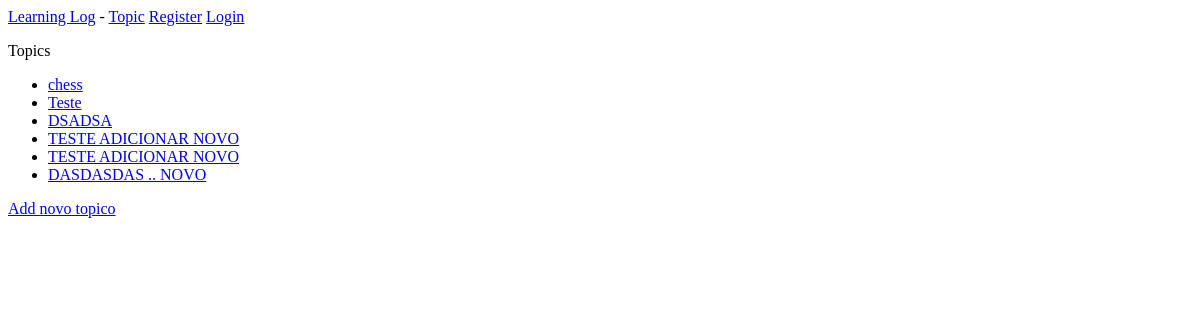
The page /topics/ on the database as committed earlier.
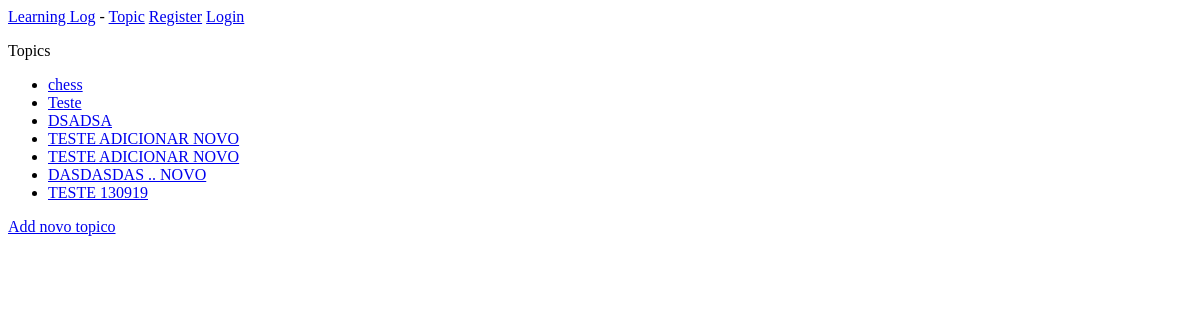
The same page on the database as committed later.
### learning_logs/models.py (models this page shows)
class Topic(models.Model):
    entry_set = None
    objects = None
    text = models.CharField(max_length=200)
    date_added = models.DateTimeField(default=timezone.now)
    def __str__(self):
        return self.text

### learning_logs/views.py (the view)
# urls.py: path('topics/', views.topics, name='topics'),
def topics(request):
    topics = Topic.objects.order_by('date_added')
    context = {'topics': topics}
    return render(request, 'learning_logs/topics.html', context)

### learning_logs/templates/learning_logs/topics.html
{% extends "learning_logs/base.html"%}
    {% block content %}
        <p>Topics</p>
        <ul>
            {% for topic in topics %}
                <li><a href="{% url 'topic' topic.id %}">{{ topic }}</a></li>
                {% empty %}
                <li>No topics</li>
            {% endfor %}
        </ul>
        <a href="{% url 'new_topic' %}">Add novo topico</a>
    {% endblock content %}

### learning_logs/templates/learning_logs/base.html
<p>
    <a href="{% url 'learning_logs:index' %}">Learning Log</a> -
    <a href="{% url 'learning_logs:topics' %}">Topic</a>
    {% if user.is_authenticated %}
        Olá, {{ user.username }}.
        <a href="{% url 'logout' %}">Log out</a>
    {% else %}
        <a href="{% url 'users:register' %}"> Register</a>
        <a href="{% url 'users:login' %}">Login</a>
    {% endif %}
</p>
{% block content %}
{% endblock content %}

Rows that differ between the two databases and show on the page:
added Topic: text "TESTE 130919"
